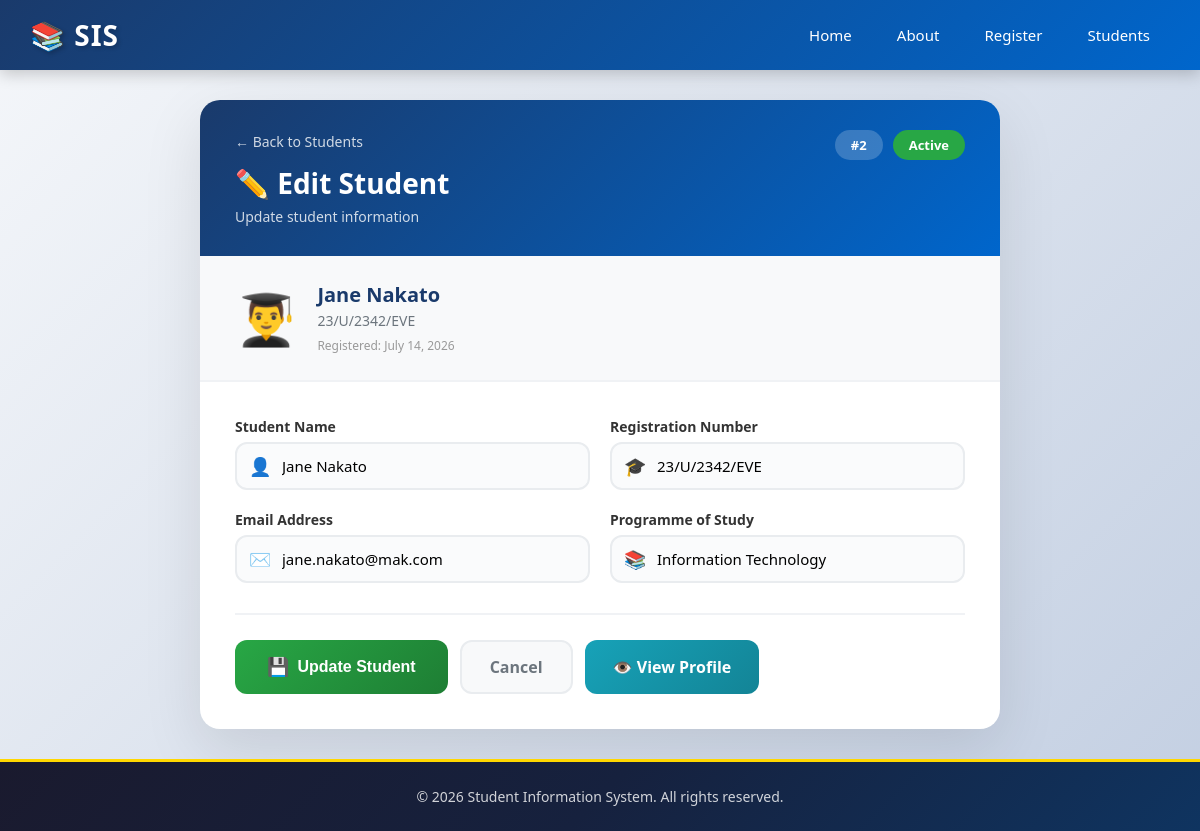
The page /student/edit/2 on the database its author committed.
### models.py (models this page shows, shortened)
class Student(db.Model):
    __tablename__ = 'students'
    id = db.Column(db.Integer, primary_key=True)
    student_name = db.Column(db.String(100), nullable=False)
    registration_number = db.Column(db.String(50), unique=True, nullable=False)
    email = db.Column(db.String(100), unique=True, nullable=False)
    programme = db.Column(db.String(100), nullable=False)
    is_active = db.Column(db.Boolean, default=True)
    created_at = db.Column(db.DateTime, default=datetime.utcnow)  # ← Auto-set on creation
    updated_at = db.Column(db.DateTime, default=datetime.utcnow, onupdate=datetime.utcnow)

### app.py (the view, shortened to what this page needs)
@app.route('/student/edit/<int:student_id>', methods=['GET', 'POST'])
def edit_student(student_id):
    student = get_student_by_id(student_id)
    if not student:
        flash('Student not found!', 'error')
        return redirect(url_for('students_list'))
    return render_template('edit_student.html', student=student)

### database.py (called while the page is built)
def get_student_by_id(student_id):
    return Student.query.get(student_id)

### templates/edit_student.html (shortened to what this page needs)
{% extends "base.html" %}
{% block content %}
<section class="edit-student-page">
    <div class="edit-card">
        <div class="edit-card-header">
            <div class="header-left">
                <div class="back-button">
                    <a href="{{ url_for('students_list') }}" class="btn-back">
                        ← Back to Students
                    </a>
                </div>
                <h2>✏️ Edit Student</h2>
                <p class="subtitle">Update student information</p>
            </div>
            <div class="student-badge">
                <span class="badge-id">#{{ student.id }}</span>
                <span class="badge-status active">Active</span>
            </div>
        </div>
        <div class="student-summary">
            <div class="summary-avatar">
                <span class="avatar-emoji">👨‍🎓</span>
            </div>
            <div class="summary-info">
                <h3>{{ student.student_name }}</h3>
                <p>{{ student.registration_number }}</p>
                <span class="summary-date">Registered: {{ student.created_at.strftime('%B %d, %Y') if student.created_at else 'N/A' }}</span>
            </div>
        </div>
        <form method="POST" class="edit-form-modern">
            <div class="form-grid">
                <div class="form-group-modern">
                    <label for="student_name">Student Name</label>
                    <div class="input-wrapper">
                        <span class="input-icon">👤</span>
                        <input type="text" id="student_name" name="student_name" value="{{ student.student_name }}" required>
                    </div>
                </div>
                <div class="form-group-modern">
                    <label for="registration_number">Registration Number</label>
                    <div class="input-wrapper">
                        <span class="input-icon">🎓</span>
                        <input type="text" id="registration_number" name="registration_number" value="{{ student.registration_number }}" required>
                    </div>
                </div>
                <div class="form-group-modern">
                    <label for="email">Email Address</label>
                    <div class="input-wrapper">
                        <span class="input-icon">✉️</span>
                        <input type="email" id="email" name="email" value="{{ student.email }}" required>
                    </div>
                </div>
                <div class="form-group-modern">
                    <label for="programme">Programme of Study</label>
                    <div class="input-wrapper">
                        <span class="input-icon">📚</span>
                        <input type="text" id="programme" name="programme" value="{{ student.programme }}" required>
                    </div>
                </div>
            </div>
            <div class="form-actions-modern">
                <button type="submit" class="btn-update">
                    <span class="btn-icon">💾</span>
                    Update Student
                </button>
                <a href="{{ url_for('students_list') }}" class="btn-cancel-modern">
                    Cancel
                </a>
                <a href="{{ url_for('student_profile', name=student.student_name) }}" class="btn-view">
                    👁️ View Profile
                </a>
            </div>
        </form>
    </div>
</section>
{% endblock %}

### static/style.css (style rules this page uses)
* { margin: 0; padding: 0; box-sizing: border-box; }
body { font-family: 'Segoe UI', Tahoma, Geneva, Verdana, sans-serif; background: linear-gradient(135deg, #f5f7fa 0%, #c3cfe2 100%); min-height: 100vh; display: flex; flex-direction: column; }
.edit-student-page { max-width: 800px; margin: 0 auto; }
.edit-card { background: white; border-radius: 20px; box-shadow: 0 20px 60px rgba(0,0,0,0.1); overflow: hidden; animation: fadeInUp 0.5s ease; }
.edit-card-header { background: linear-gradient(135deg, #1a3a6b 0%, #0066cc 100%); padding: 30px 35px; display: flex; justify-content: space-between; align-items: flex-start; flex-wrap: wrap; gap: 15px; }
.header-left .back-button { margin-bottom: 12px; }
.btn-back { color: rgba(255,255,255,0.8); text-decoration: none; font-size: 14px; font-weight: 500; transition: all 0.3s ease; display: inline-flex; align-items: center; gap: 5px; }
.edit-card-header h2 { color: white; font-size: 28px; font-weight: 700; margin: 0; }
.edit-card-header .subtitle { color: rgba(255,255,255,0.8); font-size: 14px; margin: 5px 0 0 0; }
.student-badge { display: flex; gap: 10px; align-items: center; flex-wrap: wrap; }
.badge-id { background: rgba(255,255,255,0.2); color: white; padding: 6px 16px; border-radius: 20px; font-size: 13px; font-weight: 600; }
.badge-status { padding: 6px 16px; border-radius: 20px; font-size: 13px; font-weight: 600; }
.badge-status.active { background: #28a745; color: white; }
.student-summary { display: flex; align-items: center; gap: 20px; padding: 25px 35px; background: #f8f9fa; border-bottom: 2px solid #f0f2f5; }
.summary-avatar .avatar-emoji { font-size: 50px; display: block; }
.summary-info h3 { margin: 0; font-size: 20px; color: #1a3a6b; }
.summary-info p { margin: 3px 0; color: #6c757d; font-size: 14px; }
.summary-date { font-size: 12px; color: #999; }
.edit-form-modern { padding: 35px; }
.form-grid { display: grid; grid-template-columns: 1fr 1fr; gap: 20px; }
.form-group-modern { display: flex; flex-direction: column; gap: 6px; }
.form-group-modern label { font-weight: 600; color: #333; font-size: 14px; }
.input-wrapper { position: relative; display: flex; align-items: center; }
.input-wrapper .input-icon { position: absolute; left: 14px; font-size: 18px; color: #999; }
.input-wrapper input { width: 100%; padding: 12px 16px 12px 45px; border: 2px solid #e9ecef; border-radius: 12px; font-size: 15px; transition: all 0.3s ease; background: #fafbfc; font-family: inherit; }
.form-actions-modern { display: flex; gap: 12px; margin-top: 30px; padding-top: 25px; border-top: 2px solid #f0f2f5; flex-wrap: wrap; }
.btn-update { display: inline-flex; align-items: center; gap: 8px; padding: 14px 32px; background: linear-gradient(135deg, #28a745 0%, #1e7e34 100%); color: white; border: none; border-radius: 12px; font-size: 16px; font-weight: 600; cursor: pointer; transition: all 0.3s ease; }
.btn-update .btn-icon { font-size: 18px; }
.btn-cancel-modern { display: inline-flex; align-items: center; padding: 14px 28px; background: #f8f9fa; color: #6c757d; border: 2px solid #e9ecef; border-radius: 12px; font-size: 16px; font-weight: 600; text-decoration: none; transition: all 0.3s ease; }
.btn-view { display: inline-flex; align-items: center; padding: 14px 28px; background: linear-gradient(135deg, #17a2b8 0%, #138496 100%); color: white; border-radius: 12px; font-size: 16px; font-weight: 600; text-decoration: none; transition: all 0.3s ease; }
.students-list-page, .edit-student-page .edit-card, .register-page .register-card, .profile-page .card, .about-page .about-card, .delete-page .card, .home-page { animation: fadeInUp 0.6s ease; }

### rows shown on the page
Student: id "2", student_name "Jane Nakato", registration_number "23/U/2342/EVE", created_at "July 14, 2026", email "jane.nakato@mak.com", programme "Information Technology"
